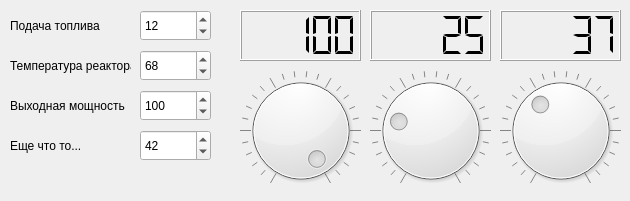
<?xml version="1.0" encoding="UTF-8"?>
<ui version="4.0">
 <class>Dialog</class>
 <widget class="QDialog" name="Dialog">
  <property name="geometry">
   <rect>
    <x>0</x>
    <y>0</y>
    <width>630</width>
    <height>201</height>
   </rect>
  </property>
  <property name="windowTitle">
   <string>Управление реактором</string>
  </property>
  <widget class="QSpinBox" name="spinBox">
   <property name="geometry">
    <rect>
     <x>140</x>
     <y>10</y>
     <width>71</width>
     <height>31</height>
    </rect>
   </property>
   <property name="value">
    <number>12</number>
   </property>
  </widget>
  <widget class="QLabel" name="label">
   <property name="geometry">
    <rect>
     <x>10</x>
     <y>10</y>
     <width>121</width>
     <height>31</height>
    </rect>
   </property>
   <property name="text">
    <string>Подача топлива</string>
   </property>
  </widget>
  <widget class="QLCDNumber" name="lcdNumber">
   <property name="geometry">
    <rect>
     <x>240</x>
     <y>10</y>
     <width>121</width>
     <height>51</height>
    </rect>
   </property>
   <property name="segmentStyle">
    <enum>QLCDNumber::Flat</enum>
   </property>
   <property name="value" stdset="0">
    <double>100.000000000000000</double>
   </property>
  </widget>
  <widget class="QLabel" name="label_2">
   <property name="geometry">
    <rect>
     <x>10</x>
     <y>50</y>
     <width>121</width>
     <height>31</height>
    </rect>
   </property>
   <property name="text">
    <string>Температура реактора</string>
   </property>
  </widget>
  <widget class="QSpinBox" name="spinBox_2">
   <property name="geometry">
    <rect>
     <x>140</x>
     <y>50</y>
     <width>71</width>
     <height>31</height>
    </rect>
   </property>
   <property name="value">
    <number>68</number>
   </property>
  </widget>
  <widget class="QSpinBox" name="spinBox_3">
   <property name="geometry">
    <rect>
     <x>140</x>
     <y>90</y>
     <width>71</width>
     <height>31</height>
    </rect>
   </property>
   <property name="maximum">
    <number>10000</number>
   </property>
   <property name="value">
    <number>100</number>
   </property>
  </widget>
  <widget class="QLabel" name="label_3">
   <property name="geometry">
    <rect>
     <x>10</x>
     <y>90</y>
     <width>121</width>
     <height>31</height>
    </rect>
   </property>
   <property name="text">
    <string>Выходная мощность</string>
   </property>
  </widget>
  <widget class="QDial" name="dial">
   <property name="geometry">
    <rect>
     <x>240</x>
     <y>70</y>
     <width>121</width>
     <height>121</height>
    </rect>
   </property>
   <property name="value">
    <number>99</number>
   </property>
   <property name="wrapping">
    <bool>false</bool>
   </property>
   <property name="notchesVisible">
    <bool>true</bool>
   </property>
  </widget>
  <widget class="QLCDNumber" name="lcdNumber_2">
   <property name="geometry">
    <rect>
     <x>370</x>
     <y>10</y>
     <width>121</width>
     <height>51</height>
    </rect>
   </property>
   <property name="segmentStyle">
    <enum>QLCDNumber::Flat</enum>
   </property>
   <property name="value" stdset="0">
    <double>25.000000000000000</double>
   </property>
  </widget>
  <widget class="QDial" name="dial_2">
   <property name="geometry">
    <rect>
     <x>370</x>
     <y>70</y>
     <width>121</width>
     <height>121</height>
    </rect>
   </property>
   <property name="value">
    <number>25</number>
   </property>
   <property name="wrapping">
    <bool>false</bool>
   </property>
   <property name="notchesVisible">
    <bool>true</bool>
   </property>
  </widget>
  <widget class="QLCDNumber" name="lcdNumber_3">
   <property name="geometry">
    <rect>
     <x>500</x>
     <y>10</y>
     <width>121</width>
     <height>51</height>
    </rect>
   </property>
   <property name="segmentStyle">
    <enum>QLCDNumber::Flat</enum>
   </property>
   <property name="value" stdset="0">
    <double>37.000000000000000</double>
   </property>
  </widget>
  <widget class="QDial" name="dial_3">
   <property name="geometry">
    <rect>
     <x>500</x>
     <y>70</y>
     <width>121</width>
     <height>121</height>
    </rect>
   </property>
   <property name="value">
    <number>37</number>
   </property>
   <property name="wrapping">
    <bool>false</bool>
   </property>
   <property name="notchesVisible">
    <bool>true</bool>
   </property>
  </widget>
  <widget class="QSpinBox" name="spinBox_4">
   <property name="geometry">
    <rect>
     <x>140</x>
     <y>130</y>
     <width>71</width>
     <height>31</height>
    </rect>
   </property>
   <property name="value">
    <number>42</number>
   </property>
  </widget>
  <widget class="QLabel" name="label_4">
   <property name="geometry">
    <rect>
     <x>10</x>
     <y>130</y>
     <width>121</width>
     <height>31</height>
    </rect>
   </property>
   <property name="text">
    <string>Еще что то...</string>
   </property>
  </widget>
 </widget>
 <resources/>
 <connections>
  <connection>
   <sender>dial</sender>
   <signal>valueChanged(int)</signal>
   <receiver>lcdNumber</receiver>
   <slot>display(int)</slot>
   <hints>
    <hint type="sourcelabel">
     <x>306</x>
     <y>122</y>
    </hint>
    <hint type="destinationlabel">
     <x>312</x>
     <y>37</y>
    </hint>
   </hints>
  </connection>
  <connection>
   <sender>dial_2</sender>
   <signal>valueChanged(int)</signal>
   <receiver>lcdNumber_2</receiver>
   <slot>display(int)</slot>
   <hints>
    <hint type="sourcelabel">
     <x>415</x>
     <y>113</y>
    </hint>
    <hint type="destinationlabel">
     <x>416</x>
     <y>38</y>
    </hint>
   </hints>
  </connection>
  <connection>
   <sender>dial_3</sender>
   <signal>valueChanged(int)</signal>
   <receiver>lcdNumber_3</receiver>
   <slot>display(int)</slot>
   <hints>
    <hint type="sourcelabel">
     <x>549</x>
     <y>125</y>
    </hint>
    <hint type="destinationlabel">
     <x>557</x>
     <y>37</y>
    </hint>
   </hints>
  </connection>
 </connections>
</ui>
